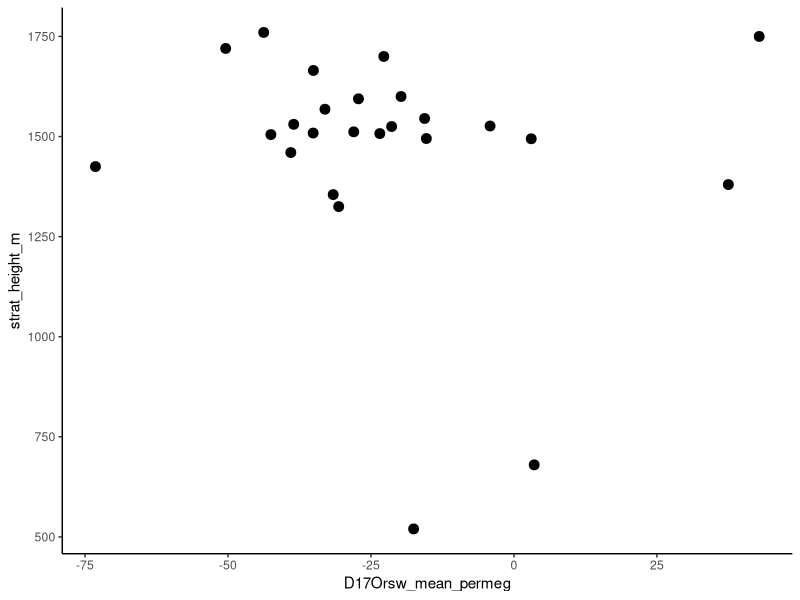
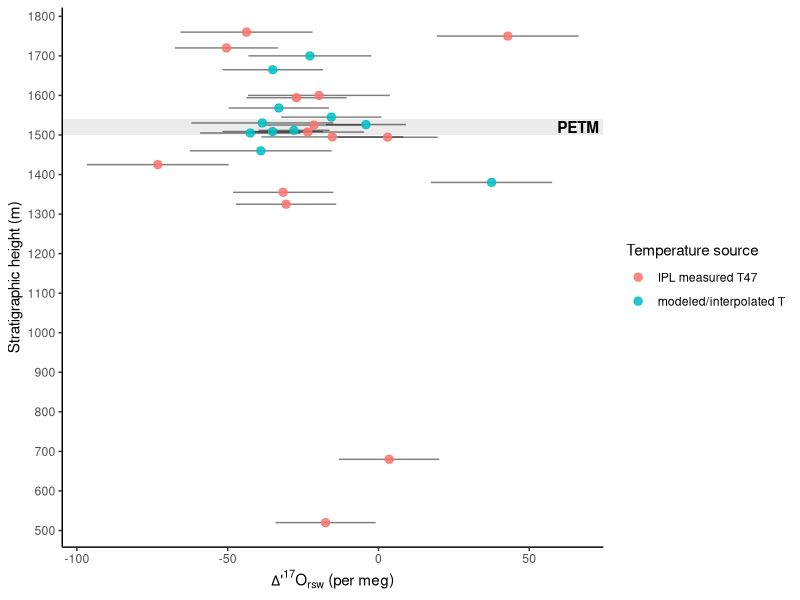
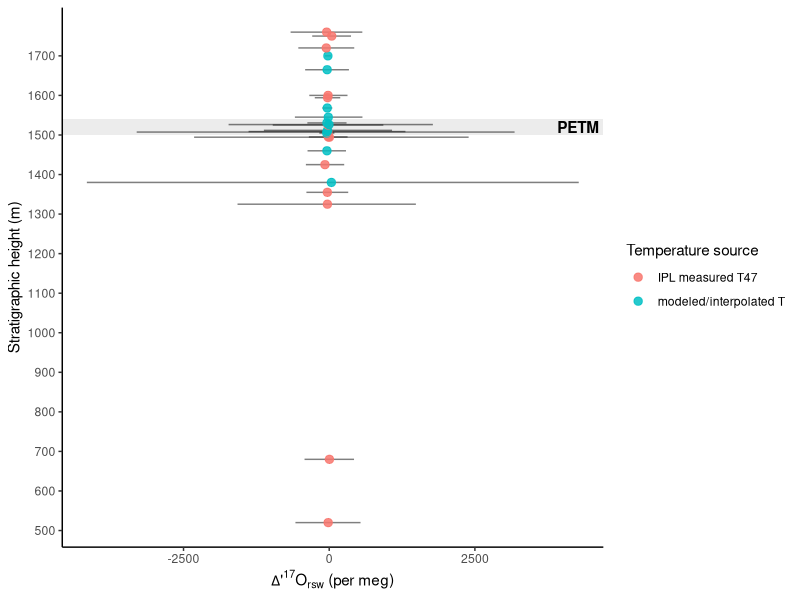

Write the R code that produced these figures, in order.
# 05_soilwater_D17O_reconstructions.R
# Purpose: Probabilistically reconstruct soil-water D17O from carbonate
#          triple oxygen isotope data and reconstructed temperature.

# ---- Load packages ----
library(tidyverse)
library(here)

# ---- Settings ----
n_mc <- 10000
set.seed(123)

theta_carb <- 0.5250
lambda_ref <- 0.528

# ---- Load d18O soil-water reconstruction output ----
BHB_d18Ow_recon <- read_csv(
  here("data", "processed", "BHB_d18Ow_reconstruction.csv")
)

# ---- Keep horizons with IPL D17O carbonate data ----
BHB_D17O_inputs <- BHB_d18Ow_recon %>%
  filter(
    !is.na(IPL17O_mean_Dp17Ocarb),
    !is.na(IPL17O_mean_d17Ocarb),
    !is.na(IPL17O_mean_d18Ocarb),
    !is.na(T_recon_C),
    !is.na(T_recon_se_C)
  ) %>%
  mutate(
    D17Ocarb_se_used_permeg = pmax(
      case_when(
        !is.na(IPL17O_se_Dp17Ocarb_adj) & IPL17O_se_Dp17Ocarb_adj > 0 ~ IPL17O_se_Dp17Ocarb_adj,
        !is.na(IPL17O_se_Dp17Ocarb) & IPL17O_se_Dp17Ocarb > 0 ~ IPL17O_se_Dp17Ocarb,
        TRUE ~ 12
      ),
      12,
      na.rm = TRUE
    ),
    
    d17Ocarb_se_used = case_when(
      !is.na(IPL17O_se_dp17Ocarb) & IPL17O_se_dp17Ocarb > 0 ~ IPL17O_se_dp17Ocarb,
      TRUE ~ 0.15
    ),
    
    d18Ocarb_se_used = case_when(
      !is.na(IPL17O_se_dp18Ocarb) & IPL17O_se_dp18Ocarb > 0 ~ IPL17O_se_dp18Ocarb,
      TRUE ~ 0.15
    )
  )

# ---- Calcite-water fractionation ----
calcite_water_alpha18 <- function(T_C) {
  T_K <- T_C + 273.15
  exp((18.03 * (1000 / T_K) - 32.42) / 1000)
}

# ---- Reconstruct D17Owater from carbonate d17O, d18O, and T ----
compute_D17Owater <- function(d17O_carb, d18O_carb, T_C,
                              theta = theta_carb,
                              lambda = lambda_ref) {
  
  alpha18 <- calcite_water_alpha18(T_C)
  alpha17 <- exp(theta * log(alpha18))
  
  d17O_water <- ((1000 + d17O_carb) / alpha17) - 1000
  d18O_water <- ((1000 + d18O_carb) / alpha18) - 1000
  
  dp17O_water <- 1000 * log1p(d17O_water / 1000)
  dp18O_water <- 1000 * log1p(d18O_water / 1000)
  
  D17O_water_permeg <- (dp17O_water - lambda * dp18O_water) * 1000
  
  return(D17O_water_permeg)
}

# ---- Monte Carlo reconstruction for one horizon ----
mc_D17Owater_one <- function(d17O_mean, d17O_se,
                             d18O_mean, d18O_se,
                             T_mean, T_se,
                             n = 10000) {
  
  d17O_sim <- rnorm(n, mean = d17O_mean, sd = d17O_se)
  d18O_sim <- rnorm(n, mean = d18O_mean, sd = d18O_se)
  T_sim    <- rnorm(n, mean = T_mean, sd = T_se)
  
  D17Owater_sim <- compute_D17Owater(
    d17O_carb = d17O_sim,
    d18O_carb = d18O_sim,
    T_C = T_sim
  )
  
  tibble(
    D17Orsw_mean_permeg = mean(D17Owater_sim, na.rm = TRUE),
    D17Orsw_median_permeg = median(D17Owater_sim, na.rm = TRUE),
    D17Orsw_sd_permeg = sd(D17Owater_sim, na.rm = TRUE),
    D17Orsw_lower95_permeg = quantile(D17Owater_sim, 0.025, na.rm = TRUE),
    D17Orsw_upper95_permeg = quantile(D17Owater_sim, 0.975, na.rm = TRUE)
  )
}

# ---- Run Monte Carlo reconstruction ----
BHB_D17Orsw_recon <- BHB_D17O_inputs %>%
  mutate(
    mc = pmap(
      list(
        IPL17O_mean_d17Ocarb,
        d17Ocarb_se_used,
        IPL17O_mean_d18Ocarb,
        d18Ocarb_se_used,
        T_recon_C,
        T_recon_se_C
      ),
      ~ mc_D17Owater_one(
        d17O_mean = ..1,
        d17O_se = ..2,
        d18O_mean = ..3,
        d18O_se = ..4,
        T_mean = ..5,
        T_se = ..6,
        n = n_mc
      )
    )
  ) %>%
  unnest(mc)

# ---- Quick QC ----
BHB_D17Orsw_recon %>%
  summarise(
    n_horizons = n(),
    min_D17Orsw = min(D17Orsw_mean_permeg, na.rm = TRUE),
    max_D17Orsw = max(D17Orsw_mean_permeg, na.rm = TRUE),
    mean_D17Orsw = mean(D17Orsw_mean_permeg, na.rm = TRUE)
  )

# ---- Stratigraphic plot ----

ggplot(
  BHB_D17Orsw_recon,
  aes(
    x = D17Orsw_mean_permeg,
    y = strat_height_m
  )
) +
  geom_point(size = 3) +
  theme_classic()

ggplot(
  BHB_D17Orsw_recon,
  aes(x = D17Orsw_mean_permeg, y = strat_height_m)
) +
  annotate(
    "rect",
    xmin = -Inf,
    xmax = Inf,
    ymin = 1500,
    ymax = 1540,
    fill = "grey70",
    alpha = 0.25
  ) +
  geom_errorbarh(
    aes(
      xmin = D17Orsw_mean_permeg - 1.96 * IPL17O_se_Dp17Ocarb_adj,
      xmax = D17Orsw_mean_permeg + 1.96 * IPL17O_se_Dp17Ocarb_adj
    ),
    height = 0,
    alpha = 0.5
  ) +
  geom_point(
    aes(color = T_recon_source),
    size = 2.5,
    alpha = 0.85
  ) +
  annotate(
    "text",
    x = Inf,
    y = 1520,
    label = "PETM",
    hjust = 1.1,
    fontface = "bold"
  ) +
  scale_y_continuous(
    breaks = seq(500, 1800, by = 100)
  ) +
  labs(
    x = expression(Delta*"'"^17 * O[rsw] ~ "(per meg)"),
    y = "Stratigraphic height (m)",
    color = "Temperature source"
  ) +
  theme_classic()

ggplot(
  BHB_D17Orsw_recon,
  aes(x = D17Orsw_mean_permeg, y = strat_height_m)
) +
  annotate(
    "rect",
    xmin = -Inf,
    xmax = Inf,
    ymin = 1500,
    ymax = 1540,
    fill = "grey70",
    alpha = 0.25
  ) +
  geom_errorbarh(
    aes(
      xmin = D17Orsw_lower95_permeg,
      xmax = D17Orsw_upper95_permeg
    ),
    height = 0,
    alpha = 0.5
  ) +
  geom_point(
    aes(color = T_recon_source),
    size = 2.5,
    alpha = 0.85
  ) +
  annotate(
    "text",
    x = Inf,
    y = 1520,
    label = "PETM",
    hjust = 1.1,
    fontface = "bold"
  ) +
  scale_y_continuous(
    breaks = seq(500, 1700, by = 100)
  ) +
  labs(
    x = expression(Delta*"'"^17 * O[rsw] ~ "(per meg)"),
    y = "Stratigraphic height (m)",
    color = "Temperature source"
  ) +
  theme_classic()

# ---- Join D17O soil-water reconstructions back to full multiproxy table ----

BHB_multiproxy_final <- BHB_d18Ow_recon %>%
  left_join(
    BHB_D17Orsw_recon %>%
      select(
        MLA_horizon_id,
        D17Orsw_mean_permeg,
        D17Orsw_median_permeg,
        D17Orsw_sd_permeg,
        D17Orsw_lower95_permeg,
        D17Orsw_upper95_permeg
      ),
    by = "MLA_horizon_id"
  )


# ---- Save outputs ----
write_csv(
  BHB_multiproxy_final,
  here("data", "processed", "BHB_multiproxy_final.csv")
)

write_csv(
  BHB_D17O_inputs,
  here("data", "processed", "BHB_D17O_soilwater_inputs.csv")
)

write_csv(
  BHB_D17Orsw_recon,
  here("data", "processed", "BHB_D17Orsw_reconstruction.csv")
)
